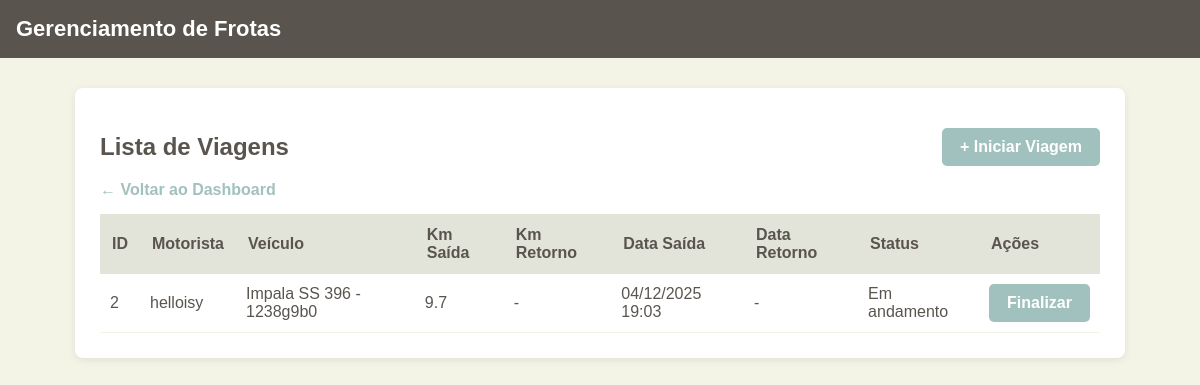
The page /frotas/viagens/ on the database as committed earlier.
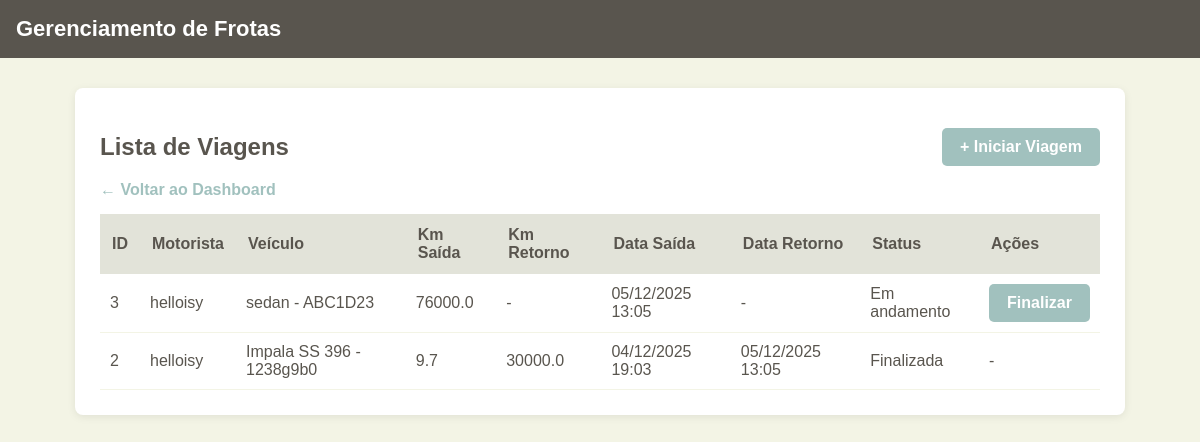
The same page on the database as committed later.
### frotas/models.py (models this page shows, shortened)
class RegistroViagem(models.Model):
    motorista = models.ForeignKey(Motorista, on_delete=models.CASCADE)
    veiculo = models.ForeignKey(Veiculo, on_delete=models.CASCADE)
    km_saida = models.FloatField()
    km_retorno = models.FloatField(null=True, blank=True)
    data_saida = models.DateTimeField(auto_now_add=True)
    data_retorno = models.DateTimeField(null=True, blank=True)
    observacoes = models.TextField(blank=True)

class Motorista(models.Model):
    nome = models.CharField(max_length=100)
    cnh = models.CharField(max_length=20)

class Veiculo(models.Model):
    modelo = models.CharField(max_length=100)
    placa = models.CharField(max_length=10)
    ano = models.IntegerField()
    km_atual = models.FloatField(default=0)
    disponivel = models.BooleanField(default=True)

### frotas/views.py (the view)
# urls.py: path('viagens/', views.listar_viagens, name='listar_viagens'),
def listar_viagens(request):
    viagens = RegistroViagem.objects.all().order_by('-data_saida')
    return render(request, 'viagens/lista_viagens.html', {'viagens': viagens})

### frotas/templates/viagens/lista_viagens.html (shortened to what this page needs)
{% load static %}
<!DOCTYPE html>
<html lang="pt-br">
<head>
    <link rel="stylesheet" href="{% static 'css/base.css' %}">
    <link rel="stylesheet" href="{% static 'css/viagens.css' %}">
</head>
<body>
    <header>
        <h1>Gerenciamento de Frotas</h1>
    </header>
    <div class="container">
        <div style="display: flex; justify-content: space-between; align-items: center;">
            <h2>Lista de Viagens</h2>
            <a class="btn" href="{% url 'iniciar_viagem' %}">+ Iniciar Viagem</a>
        </div>
        <a href="{% url 'dashboard' %}">← Voltar ao Dashboard</a>
        {% if viagens %}
            <table>
                <thead>
                    <tr>
                        <th>ID</th>
                        <th>Motorista</th>
                        <th>Veículo</th>
                        <th>Km Saída</th>
                        <th>Km Retorno</th>
                        <th>Data Saída</th>
                        <th>Data Retorno</th>
                        <th>Status</th>
                        <th>Ações</th>
                    </tr>
                </thead>
                <tbody>
                    {% for v in viagens %}
                        <tr>
                            <td>{{ v.id }}</td>
                            <td>{{ v.motorista.nome }}</td>
                            <td>{{ v.veiculo.modelo }} - {{ v.veiculo.placa }}</td>
                            <td>{{ v.km_saida }}</td>
                            <td>{{ v.km_retorno|default:"-" }}</td>
                            <td>{{ v.data_saida|date:"d/m/Y H:i" }}</td>
                            <td>
                                {% if v.data_retorno %}
                                    {{ v.data_retorno|date:"d/m/Y H:i" }}
                                {% else %}
                                    -
                                {% endif %}
                            </td>
                            <td>
                                {% if v.km_retorno %}
                                    <span class="viagem-finalizada">Finalizada</span>
                                {% else %}
                                    <span class="viagem-andamento">Em andamento</span>
                                {% endif %}
                            </td>
                            <td>
                                {% if not v.km_retorno %}
                                    <a class="finalizar-btn btn" href="{% url 'finalizar_viagem' v.id %}">Finalizar</a>
                                {% else %}
                                    -
                                {% endif %}
                            </td>
                        </tr>
                    {% endfor %}
                </tbody>
            </table>
        {% else %}
            <p>Ainda não há viagens cadastradas.</p>
        {% endif %}
    </div>
</body>
</html>

### frotas/static/css/base.css (style rules this page uses)
body { font-family: Arial, sans-serif; background: #f3f4e5; margin: 0; padding: 0; color: #59554e; }
header { background: #59554e; padding: 16px; color: #ffffff; }
header h1 { margin: 0; font-size: 22px; }
.container { max-width: 1000px; margin: 30px auto; background: #ffffff; padding: 25px; border-radius: 8px; box-shadow: 0 2px 8px rgba(0,0,0,0.08); }
a { color: #a1c1be; font-weight: bold; text-decoration: none; }
button, .btn { padding: 10px 18px; background: #a1c1be; border: none; border-radius: 5px; color: #ffffff; font-weight: bold; cursor: pointer; display: inline-block; }
table { width: 100%; border-collapse: collapse; margin-top: 15px; }
table th { background: #e2e3d9; padding: 12px; text-align: left; }
table td { padding: 10px; border-bottom: 1px solid #f3f4e5; }

Rows that differ between the two databases and show on the page:
added RegistroViagem: id "3", motorista.nome "helloisy", veiculo.modelo "sedan", veiculo.placa "ABC1D23", km_saida "76000.0", km_retorno "-", data_saida "05/12/2025 13:05", shows "Em andamento", shows "Finalizar"
changed RegistroViagem "Impala SS 396": km_retorno "-" → "30000.0"; data_retorno (not shown) → "05/12/2025 13:05"; km_retorno "Em andamento Finalizar" → "Finalizada -"; no longer shows "-"
